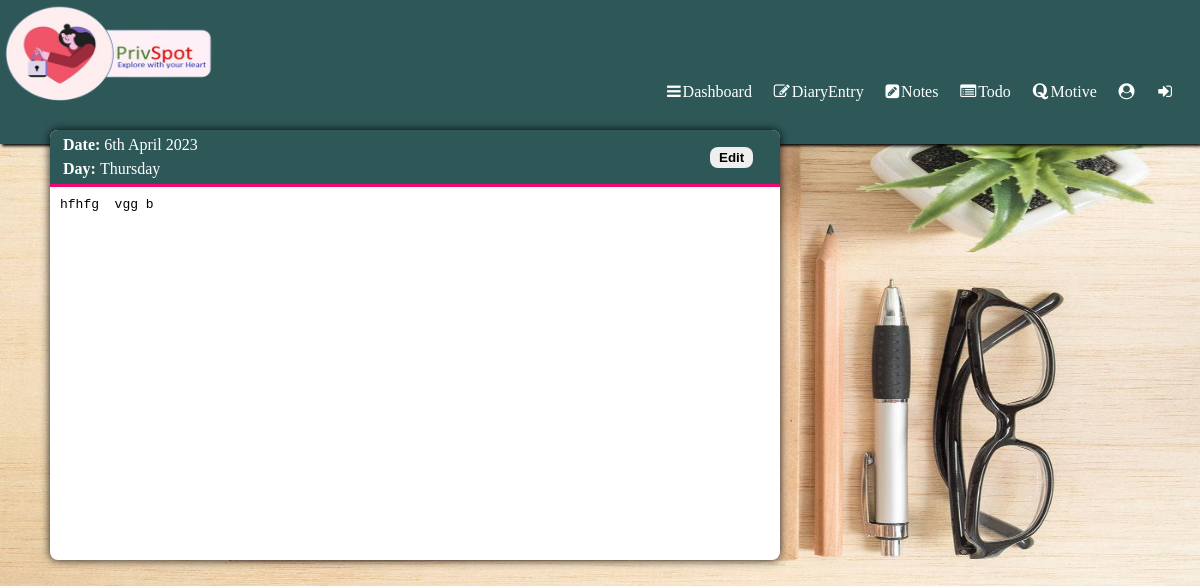
Page /php/dairy/dview.php?id=13 (signed in) on the committed database.
### tables this page shows
CREATE TABLE `dairy` (
  `did` int(20) NOT NULL,
  `date` date NOT NULL DEFAULT current_timestamp(),
  `uname` varchar(20) NOT NULL,
  `data` varchar(10000) NOT NULL
);

### php/dairy/dview.php (the view, shortened to what this page needs)
<!DOCTYPE html>
<html lang="en">
<head>
    <link rel="stylesheet" href="./../../css/navbar.css">
    <link rel="stylesheet" href="./../../css/dairy/dentry.css">
    <link rel="stylesheet" href="./../../css/dairy/dview.css">
    <link rel="stylesheet" href="https://cdnjs.cloudflare.com/ajax/libs/font-awesome/4.7.0/css/font-awesome.min.css">
</head>
<body>
    <div class="navbar">
            <img src="./../../images/logo.png" width="350px" height="150px">
            <ul class="items">
                <li><a href="../home.php"><i class="fa fa-bars" aria-hidden="true"></i>  Dashboard</a></li>
                <li><a href="./dairy.php"><i class="fa fa-pencil-square-o" aria-hidden="true"></i> DiaryEntry</a></li>
                <li><a href="../notes/notes.php"><i class="fa fa-pencil-square" aria-hidden="true"></i> Notes</a></li>
                <li><a href="../todo/todo.php"><i class="fa fa-list-alt" aria-hidden="true"></i> Todo</a></li>
                <li><a href="../motive/motive.php"><i class="fa fa-quora" aria-hidden="true"></i> Motive</a></li>
                <li><a href="../profile/profile.php"><i class="fa fa-user-circle" aria-hidden="true"></i></a></li>
                <li><a href="../logout.php"><i class="fa fa-sign-in" aria-hidden="true"></i></a></li>
            </ul>
        </div>
        <div class="body">
            <div class="content">
                <?php
                    if(count($_SESSION)>0){
                        $con=mysqli_connect("localhost","root","","privdb");
                        if(isset($_GET['id'])){
                            $did=$_GET['id'];
                        }
                        else{
                            header("Location:dairy.php");
                            exit;
                        }
                        $sql="SELECT * FROM dairy WHERE did = ".$did;
                        $r=mysqli_query($con,$sql);
                        if(mysqli_num_rows($r)>0){
                            $r=mysqli_fetch_array($r);
                            echo "<div class='form'><div class='date'><p><b>Date: </b>". date('jS F Y',strtotime($r['date']))."</p><p><b>Day: </b>".date("l",strtotime($r['date']))."</p></div><div class='data'>";
                            echo '<pre>',$r['data'].'</pre>';
                            echo '<button id="update"><a href="./dupdate.php?id='.$r["did"].'">Edit</a></button>';
                        }
                        else{
                            header("Location:dentry.php");
                            exit;
                        }
                    }else{
                        header("Location:./../index.php");
                        exit;
                    }
                ?>
            </div>
           </div>
        </div>
</body>
</html>

### css/navbar.css (style rules this page uses)
* { padding:0px; margin:0px; box-sizing: border-box; }
.navbar { background-color: rgb(46, 88, 88); padding:0px; height:18%; position: fixed; display: block; width:100%; box-shadow: 2px 2px 3px black; }
.navbar img { margin-left:-50px; margin-top:-15px; margin-bottom: -30px; }
.navbar .items { float:right; display:flex; flex-direction: row; list-style-type: none; margin-top:6%; margin-left:10%; }
.navbar .items li { color:#fff; margin:2%; cursor: pointer; width:fit-content; float: right; }
.navbar .items li a { color:#fff; cursor: pointer; width:fit-content; text-decoration: none; display:inline-block; display:flex; flex-direction: row; }
.navbar .items li a .fa { margin-right:2px; }

### css/dairy/dentry.css (style rules this page uses)
.body { padding:0px; padding-top:110px; display: flex; flex-direction: row; height:100vh; }
.content { width:1200px; height:470px; padding:0px; }
.content .form { top:130px; left:50px; width:730px; height: 430px; background-color: #fff; position: fixed; border-radius: 8px; box-shadow: 0 0 10px rgba(0,0,0,0.9); -moz-box-shadow: 0 0 10px rgba(0,0,0,0.9); -webkit-box-shadow: 0 0 10px rgba(0,0,0,0.9); -o-box-shadow: 0 0 10px rgba(0,0,0,0.9);; }
.form .date { background-color: rgb(46, 88, 88); border-bottom:3px solid rgb(241, 7, 116); border-top-left-radius: 8px; border-top-right-radius: 8px; padding:3px; }
.form .date p { padding:3px 10px; color:#fff; }

### css/dairy/dview.css (style rules this page uses)
.data { width:100%; height:86.5%; padding:10px; overflow-y: scroll; }
#update { position: fixed; top:147px; left:710px; cursor: pointer; padding:3px 9px; border-radius: 8px; border: none; outline: none; font-weight: bolder; }
#update a { color:black; text-decoration: none; }

### rows in the picture
dairy: date "6th April 2023", date "Thursday", data "hfhfg vgg b"
